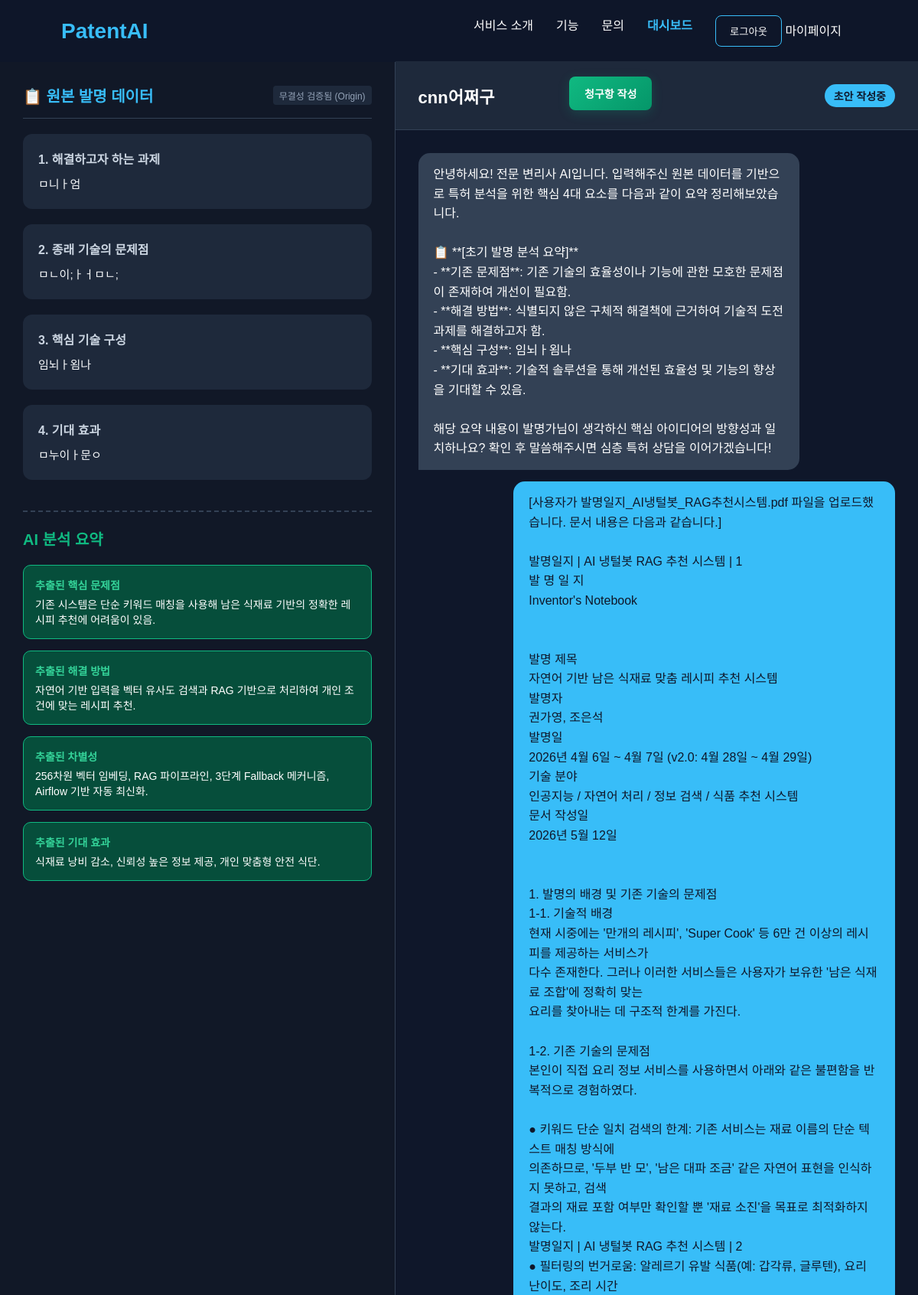
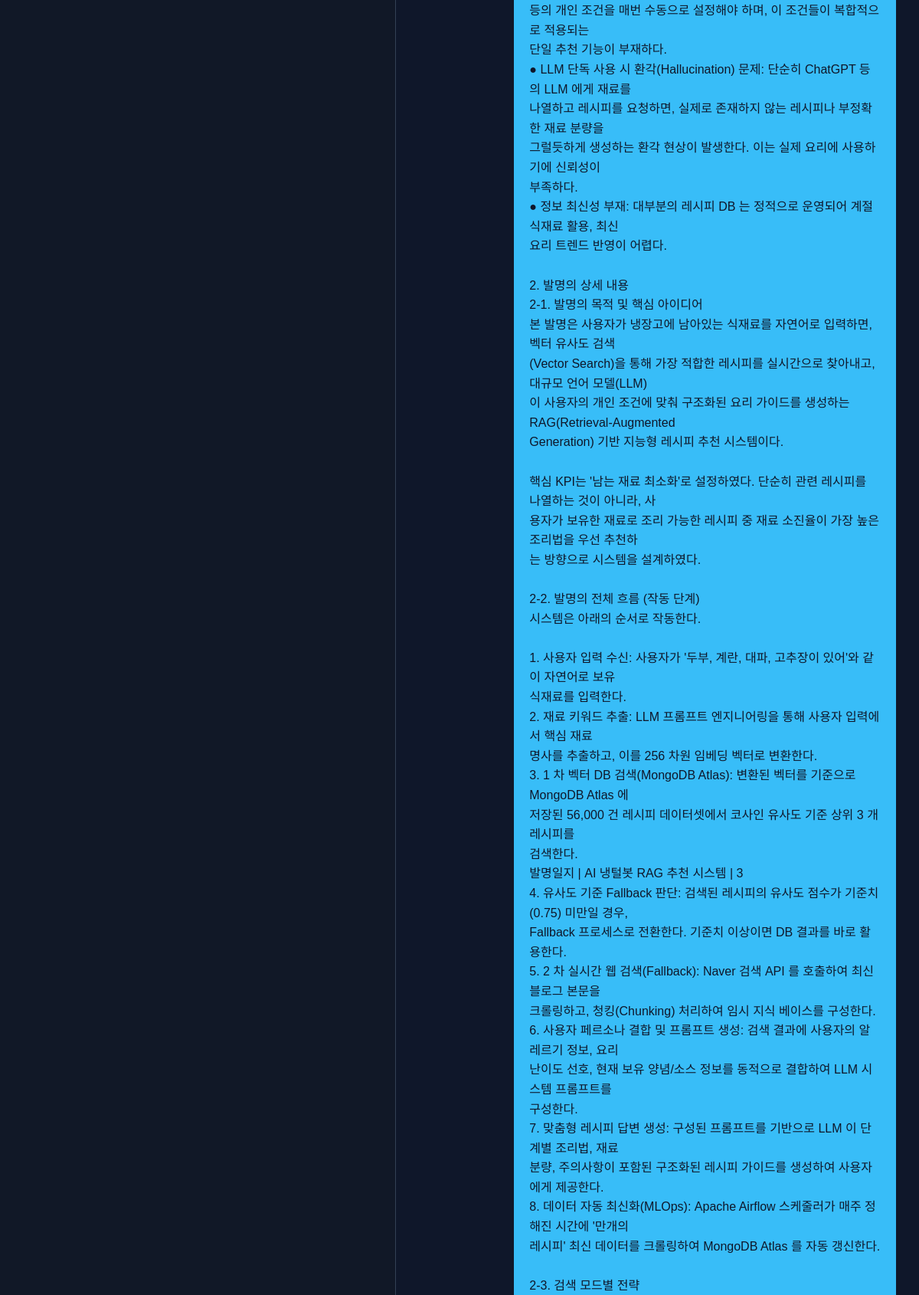
/workspace/workstation/22/ (signed in, upper part), run on the app's committed database (2 pictures, top to bottom).
### workspace/models.py (models this page shows)
class InventionInput(models.Model):
    project = models.OneToOneField(PatentProject, on_delete=models.CASCADE)
    problem_to_solve = models.TextField(verbose_name="해결하고자 하는 과제")
    prior_art_problem = models.TextField(verbose_name="기존 기술의 문제점")
    core_tech = models.TextField(verbose_name="핵심 기술 구성")
    expected_effect = models.TextField(verbose_name="기대 효과", blank=True, null=True)

class ConsultationState(models.Model):
    project = models.OneToOneField(PatentProject, on_delete=models.CASCADE, related_name='consultation_state')
    phase = models.IntegerField(default=1)
    collecting_steps = models.BooleanField(default=False)
    ext_problem = models.TextField(blank=True, null=True)
    ext_solution = models.TextField(blank=True, null=True)
    ext_differentiation = models.TextField(blank=True, null=True)
    ext_effect = models.TextField(blank=True, null=True)

class PatentProject(models.Model):
    STATUS_CHOICES = (
        ('draft', '초안 작성중'),
        ('agent_processing', 'AI 처리중'),
        ('review', '변리사 검토중'),
        ('done', '완료'),
    )
    title = models.CharField(max_length=200, verbose_name="프로젝트명")
    owner = models.ForeignKey(User, on_delete=models.CASCADE, related_name='projects')
    status = models.CharField(max_length=20, choices=STATUS_CHOICES, default='draft')
    original_data_hash = models.CharField(max_length=64, blank=True, null=True) # 원본 데이터의 해시값을 저장하는 필드 (중복 방지 및 변경 감지용)
    created_at = models.DateTimeField(auto_now_add=True)
    updated_at = models.DateTimeField(auto_now=True)

class ChatMessage(models.Model):
    project = models.ForeignKey(PatentProject, on_delete=models.CASCADE, related_name='chat_messages')
    role = models.CharField(max_length=20) # 'user', 'assistant'
    content = models.TextField()
    created_at = models.DateTimeField(auto_now_add=True)

### workspace/views.py (the view)
# urls.py: path('workstation/<int:project_id>/', views.workstation, name='workstation'),
@login_required(login_url='/accounts/login/')
def workstation(request, project_id):
    project = get_object_or_404(PatentProject, id=project_id, owner=request.user)
    invention_input = get_object_or_404(InventionInput, project=project)
    consultation_state, _ = ConsultationState.objects.get_or_create(project=project)
    algorithm_steps = project.algorithm_steps.all().order_by('step_seq')
    details = project.details.all()
    chat_messages = project.chat_messages.all().order_by('created_at')
    context = {
        'project': project,
        'invention_input': invention_input,
        'consultation_state': consultation_state,
        'algorithm_steps': algorithm_steps,
        'details': details,
        'chat_messages': chat_messages,
    }
    return render(request, 'workspace/workstation.html', context)

### workspace/templates/workspace/workstation.html (shortened to what this page needs)
{% extends "base.html" %}
{% block content %}
<div class="workstation-container" style="display: flex; height: calc(100vh - 80px); margin-top: 80px; background: #0f172a; color: white;">
    <div class="left-panel" style="flex: 1; border-right: 1px solid #334155; padding: 30px; overflow-y: auto; background: #111827;">
        <div style="display: flex; justify-content: space-between; align-items: center; border-bottom: 1px solid #334155; padding-bottom: 15px; margin-bottom: 20px;">
            <h2 style="font-size: 20px; color: #38bdf8; margin: 0;">📋 원본 발명 데이터</h2>
            <span style="font-size: 12px; background: #1e293b; padding: 4px 8px; border-radius: 4px; color: #94a3b8;">무결성 검증됨 (Origin)</span>
        </div>
        <div style="display: flex; flex-direction: column; gap: 20px;">
            <div class="data-card" style="background: #1e293b; padding: 20px; border-radius: 12px;">
                <h3 style="font-size: 16px; color: #cbd5e1; margin-bottom: 10px;">1. 해결하고자 하는 과제</h3>
                <p style="color: #f8fafc; line-height: 1.6; font-size: 15px;">{{ invention_input.problem_to_solve|linebreaksbr }}</p>
            </div>
            <div class="data-card" style="background: #1e293b; padding: 20px; border-radius: 12px;">
                <h3 style="font-size: 16px; color: #cbd5e1; margin-bottom: 10px;">2. 종래 기술의 문제점</h3>
                <p style="color: #f8fafc; line-height: 1.6; font-size: 15px;">{{ invention_input.prior_art_problem|linebreaksbr }}</p>
            </div>
            <div class="data-card" style="background: #1e293b; padding: 20px; border-radius: 12px;">
                <h3 style="font-size: 16px; color: #cbd5e1; margin-bottom: 10px;">3. 핵심 기술 구성</h3>
                <p style="color: #f8fafc; line-height: 1.6; font-size: 15px;">{{ invention_input.core_tech|linebreaksbr }}</p>
            </div>
            <div class="data-card" style="background: #1e293b; padding: 20px; border-radius: 12px;">
                <h3 style="font-size: 16px; color: #cbd5e1; margin-bottom: 10px;">4. 기대 효과</h3>
                <p style="color: #f8fafc; line-height: 1.6; font-size: 15px;">{{ invention_input.expected_effect|default:"(입력되지 않음)"|linebreaksbr }}</p>
            </div>
        </div>
        <div style="margin-top: 40px; border-top: 2px dashed #334155; padding-top: 20px;">
            <h2 style="font-size: 20px; color: #10b981; margin-bottom: 20px;">AI 분석 요약</h2>
            <div id="ai-analysis-results" style="display: flex; flex-direction: column; gap: 15px;">
                <div class="analysis-card" style="background: #064e3b; padding: 15px; border-radius: 10px; border: 1px solid #10b981;">
                    <h4 style="margin: 0 0 5px 0; font-size: 14px; color: #34d399;">추출된 핵심 문제점</h4>
                    <p id="ext-problem" style="margin: 0; font-size: 14px;">{{ consultation_state.ext_problem|default:"분석 중..." }}</p>
                </div>
                <div class="analysis-card" style="background: #064e3b; padding: 15px; border-radius: 10px; border: 1px solid #10b981;">
                    <h4 style="margin: 0 0 5px 0; font-size: 14px; color: #34d399;">추출된 해결 방법</h4>
                    <p id="ext-solution" style="margin: 0; font-size: 14px;">{{ consultation_state.ext_solution|default:"분석 중..." }}</p>
                </div>
                <div class="analysis-card" style="background: #064e3b; padding: 15px; border-radius: 10px; border: 1px solid #10b981;">
                    <h4 style="margin: 0 0 5px 0; font-size: 14px; color: #34d399;">추출된 차별성</h4>
                    <p id="ext-differentiation" style="margin: 0; font-size: 14px;">{{ consultation_state.ext_differentiation|default:"분석 중..." }}</p>
                </div>
                <div class="analysis-card" style="background: #064e3b; padding: 15px; border-radius: 10px; border: 1px solid #10b981;">
                    <h4 style="margin: 0 0 5px 0; font-size: 14px; color: #34d399;">추출된 기대 효과</h4>
                    <p id="ext-effect" style="margin: 0; font-size: 14px;">{{ consultation_state.ext_effect|default:"분석 중..." }}</p>
                </div>
                </div>
        </div>
    </div>
    <div class="right-panel" style="flex: 1.5; display: flex; flex-direction: column; position: relative;">
        <div style="padding: 20px 30px; background: #1e293b; border-bottom: 1px solid #334155; display: flex; justify-content: space-between; align-items: center;">
            <h2 style="font-size: 22px; margin: 0;">{{ project.title }}</h2>
            <div class="chat-action-bar" style="padding: 0 30px; display: flex; justify-content: flex-end; margin-bottom: 5px;">
                <button type="button" id="generate-claims-btn"
                        style="background: linear-gradient(135deg, #10b981, #059669); color: white; border: none; padding: 12px 20px; border-radius: 8px; font-weight: bold; font-size: 14px; cursor: pointer; box-shadow: 0 4px 15px rgba(16, 185, 129, 0.2); transition: all 0.2s; display: flex; align-items: center; gap: 8px;">
                    청구항 작성
                </button>
            </div>
            <form id="chat-form" style="display: flex; gap: 10px; padding: 20px 30px;">
                </form>
            <span style="background: #38bdf8; color: #0f172a; padding: 5px 12px; border-radius: 20px; font-weight: bold; font-size: 14px;">{{ project.get_status_display }}</span>
        </div>
        <div id="chat-box" style="flex: 1; padding: 30px; overflow-y: auto; display: flex; flex-direction: column; gap: 15px;">
                {% for msg in chat_messages %}
                    {% if msg.role == 'assistant' %}
                        <div class="msg ai-msg" style="align-self: flex-start; background: #334155; padding: 15px 20px; border-radius: 15px 15px 15px 0; max-width: 80%;">
                            <p style="margin: 0; line-height: 1.6;">{{ msg.content|linebreaksbr }}</p>
                        </div>
                    {% elif msg.role == 'user' %}
                        <div class="msg user-msg" style="align-self: flex-end; background: #38bdf8; color: #0f172a; padding: 15px 20px; border-radius: 15px 15px 0 15px; max-width: 80%; font-weight: 500;">
                            <p style="margin: 0; line-height: 1.6;">{{ msg.content|linebreaksbr }}</p>
                        </div>
                    {% endif %}
                {% endfor %}
        </div>
    </div>
</div>
{% endblock %}

### static/css/style.css (style rules this page uses)
* { margin: 0; padding: 0; box-sizing: border-box; }
body { font-family: Arial, sans-serif; background: #0f172a; color: white; }

### data on the page
InventionInput: problem_to_solve "ㅁ니ㅏ엄", prior_art_problem "ㅁㄴ이;ㅏㅓㅁㄴ;", core_tech "임뇌ㅏ욈나", expected_effect "ㅁ누이ㅏ문ㅇ"
ConsultationState: ext_problem "기존 시스템은 단순 키워드 매칭을 사용해 남은 식재료 기반의 정확한 레시피 추천에 어려움이 있음.", ext_solution "자연어 기반 입력을 벡터 유사도 검색과 RAG 기반으로 처리하여 개인 조건에 맞는 레시피 추천.", ext_differentiation "256차원 벡터 임베딩, RAG 파이프라인, 3단계 Fallback 메커니즘, Airflow 기반 자동 최신화.", ext_effect "식재료 낭비 감소, 신뢰성 높은 정보 제공, 개인 맞춤형 안전 식단."
PatentProject: title "cnn어쩌구", status "초안 작성중"
ChatMessage: content "안녕하세요! 전문 변리사 AI입니다. 입력해주신 원본 데이터를 기반으로 특허 분석을 위한 핵심 4대 요소를 다음과 같이 요약 정리해보았습니다. 📋 **[초기 발명 분석 요약]** - **기존 문제점**: 기존 기술의 효율성이나 기능에 관한 모호한 문제점이 존재하여 개선이 필요함. - **해결 방법**: 식별되지 않은 구체적 해결책에 근거하여 기술적 도전 과제를 해결하고자 함. - **핵심 구성**: 임뇌ㅏ욈나 - **기대 효과**: 기술적 솔루션을 통해 개선된 효율성 및 기능의 향상을 기대할 수 있음. 해당 요약 내용이 발명가님이 생각하신 핵심 아이디어의 방향성과 일치하나요? 확인 후 말씀해주시면 심층 특허 상담을 이어가겠습니다!"
ChatMessage: content "[사용자가 발명일지_AI냉털봇_RAG추천시스템.pdf 파일을 업로드했습니다. 문서 내용은 다음과 같습니다.] 발명일지 | AI 냉털봇 RAG 추천 시스템 | 1 발 명 일 지 Inventor's Notebook 발명 제목 자연어 기반 남은 식재료 맞춤 레시피 추천 시스템 발명자 권가영, 조은석 발명일 2026년 4월 6일 ~ 4월 7일 (v2.0: 4월 28일 ~ 4월 29일) 기술 분야 인공지능 / 자연어 처리 / 정보 검색 / 식품 추천 시스템 문서 작성일 2026년 5월 12일 1. 발명의 배경 및 기존 기술의 문제점 1-1. 기술적 배경 현재 시중에는 '만개의 레시피', 'Super Cook' 등 6만 건 이상의 레시피를 제공하는 서비스가 다수 존재한다. 그러나 이러한 서비스들은 사용자가 보유한 '남은 식재료 조합'에 정확히 맞는 요리를 찾아내는 데 구조적 한계를 가진다. 1-2. 기존 기술의 문제점 본인이 직접 요리 정보 서비스를 사용하면서 아래와 같은 불편함을 반복적으로 경험하였다. ● 키워드 단순 일치 검색의 한계: 기존 서비스는 재료 이름의 단순 텍스트 매칭 방식에 의존하므로, '두부 반 모', '남은 대파 조금' 같은 자연어 표현을 인식하지 못하고, 검색 결과의 재료 포함 여부만 확인할 뿐 '재료 소진'을 목표로 최적화하지 않는다. 발명일지 | AI 냉털봇 RAG 추천 시스템 | 2 ● 필터링의 번거로움: 알레르기…"
